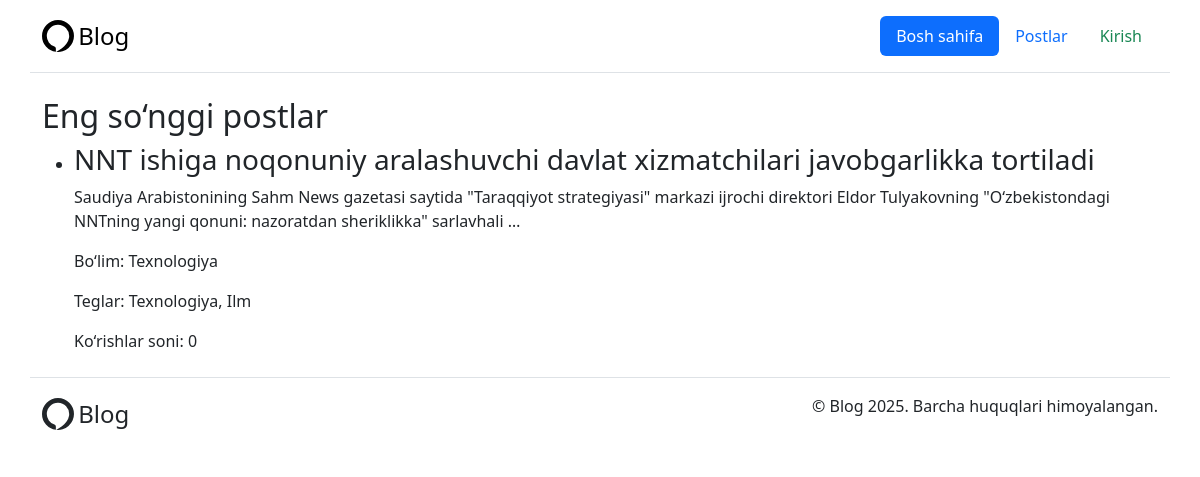
The app's page /, older data.
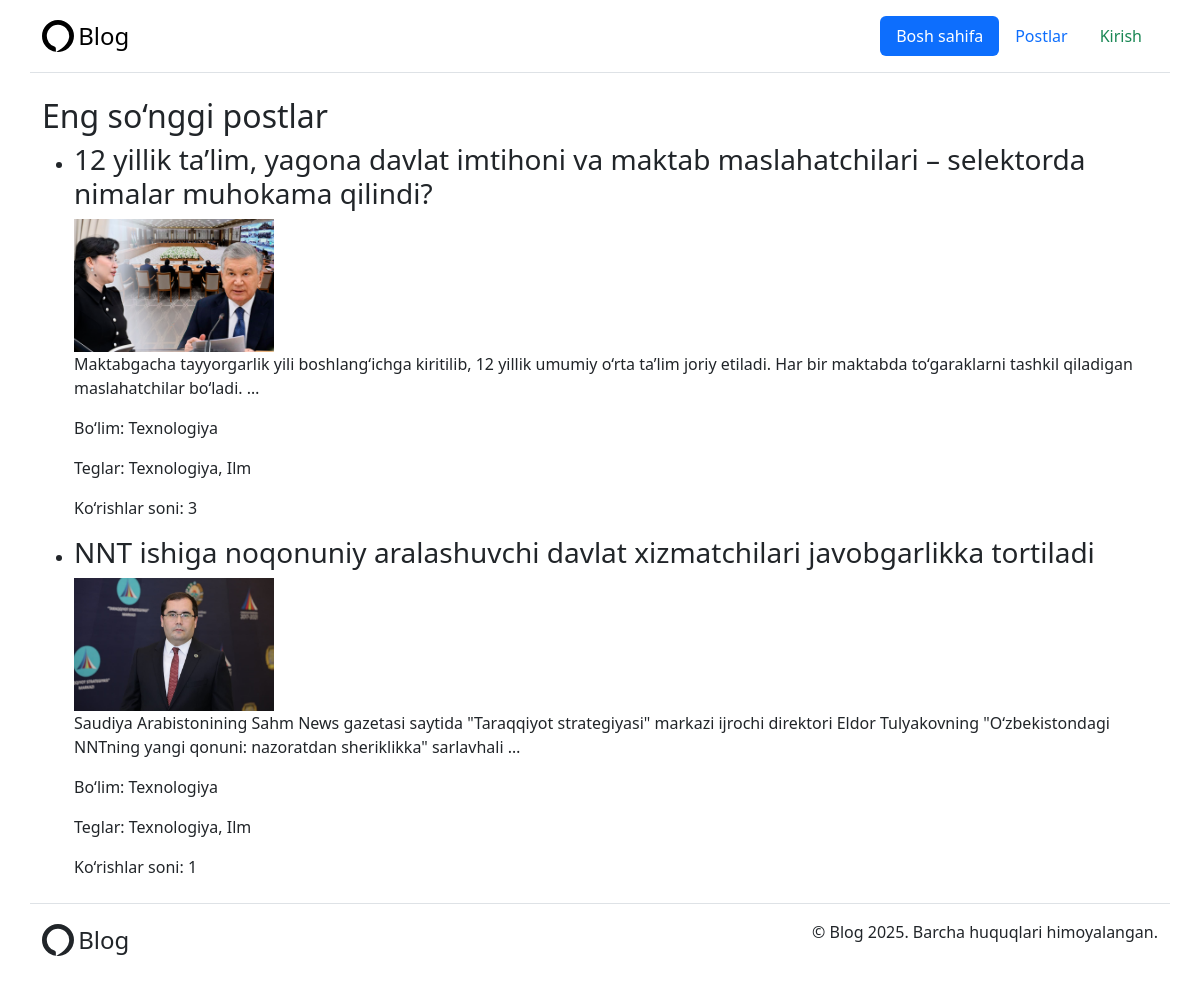
The same page, newer data.
### core/models.py (models this page shows, shortened)
class Post(models.Model):
    title = models.CharField(max_length=200)
    content = models.TextField()
    image = models.ImageField(upload_to='posts/', blank=True, null=True)
    views = models.PositiveIntegerField(default=0)
    is_approved = models.BooleanField(default=False)
    is_recommended = models.BooleanField(default=False)
    created_at = models.DateTimeField(auto_now_add=True)
    updated_at = models.DateTimeField(auto_now=True)
    author = models.ForeignKey(CustomUser, on_delete=models.CASCADE, related_name='posts')
    category = models.ForeignKey(Category, on_delete=models.SET_NULL, null=True, related_name='posts')
    tags = models.ManyToManyField(Tag, related_name='posts', blank=True)

class Category(models.Model):
    name = models.CharField(max_length=100)
    slug = models.SlugField(unique=True)

class Tag(models.Model):
    name = models.CharField(max_length=50)
    slug = models.SlugField(unique=True)

### config/views.py (the view)
# urls.py: path('', index, name="index"),
def index(request):
    posts = Post.objects.filter(is_approved=True).order_by('-created_at')
    return render(request, 'home/index.html', {'posts': posts})

### templates/home/index.html (shortened to what this page needs)
{% extends "base.html" %}
{% block content %}
  <h2>Eng so‘nggi postlar</h2>
  {% if posts %}
    <ul>
      {% for post in posts %}
        <li>
          <h3>{{ post.title }}</h3>
          {% if post.image %}
            <img src="{{ post.image.url }}" alt="{{ post.title }}" width="200">
          {% endif %}
          <p>{{ post.content|truncatewords:20 }}</p>
          <p>Bo‘lim: {{ post.category.name }}</p>
          <p>Teglar:
            {% for tag in post.tags.all %}
              {{ tag.name }}{% if not forloop.last %}, {% endif %}
            {% endfor %}
          </p>
          <p>Ko‘rishlar soni: {{ post.views }}</p>
        </li>
      {% endfor %}
    </ul>
  {% else %}
    <p>Hozircha hech qanday post yo‘q.</p>
  {% endif %}
{% endblock %}

Row changes from the older to the newer data that the page shows:
added Post: title "12 yillik ta’lim, yagona davlat imtihoni va maktab maslahatchilari – selektorda nimalar muhokama qilindi?", image (picture), content "Maktabgacha tayyorgarlik yili boshlang‘ichga kiritilib, 12 yillik umumiy o‘rta ta’lim joriy etiladi. Har bir maktabda to‘garaklarni tashkil qiladigan maslahatchilar bo‘ladi. …", category.name "Texnologiya", views "3", Tag (name "Texnologiya"), Tag (name "Ilm")
changed Post "NNT ishiga noqonuniy aralashuvchi davlat xizmatchilari javobgarlikka tortiladi": image: picture added; views "0" → "1"
